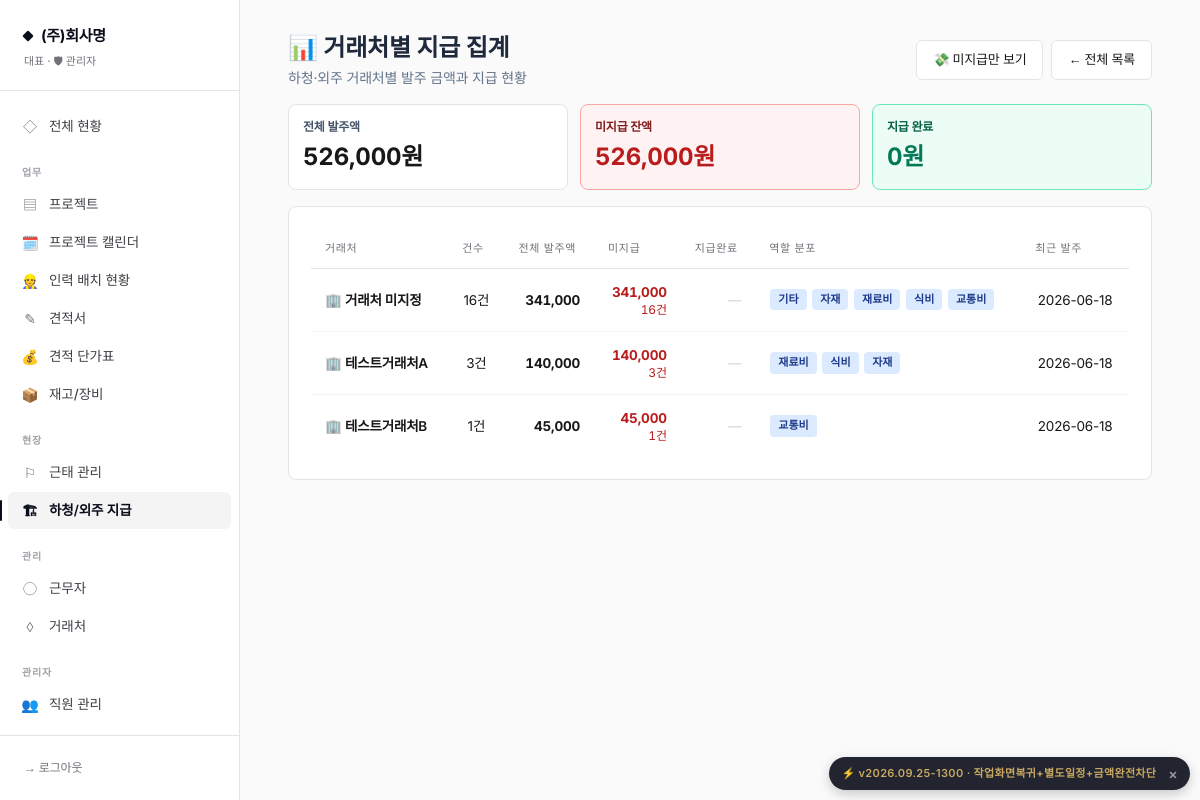
Page /expenses/by-vendor (signed in) on the committed database.
### database.py (models this page shows)
class CompanySettings(SQLModel, table=True):
    id: Optional[int] = Field(default=1, primary_key=True)
    company_name: str = ""           # 상호
    representative: str = ""          # 대표자명
    biz_number: str = ""              # 사업자등록번호
    biz_type: str = ""                # 업태
    biz_item: str = ""                # 종목
    phone: str = ""                   # 대표 전화
    fax: str = ""                     # 팩스
    email: str = ""                   # 이메일
    address: str = ""                 # 주소
    bank_account: str = ""            # 입금 계좌 (은행 + 계좌번호)
    logo_image: str = ""              # 로고 파일명
    stamp_image: str = ""             # 도장 파일명
    default_payment_terms: str = "세금계산서 발행 후 30일 이내 입금"
    default_delivery_terms: str = "발주일로부터 협의 후 결정"
    default_valid_days: int = 30      # 견적서 유효기간(일)
    quote_footer_notes: str = ""      # 견적서 하단 특기사항 기본값
    quote_theme: str = "classic"      # classic / charcoal / mustard
    quote_color_primary: str = ""     # 직접 지정 색상 (비우면 테마 기본값)
    quote_color_accent: str = ""
    quote_title_normal: str = "견  적  서"        # 납품용 견적서 제목
    quote_title_rental: str = "렌 탈 견 적 서"     # 렌탈용 견적서 제목
    quote_greeting: str = "아래와 같이 견적합니다."  # 인사문구
    quote_footer_message: str = ""                 # 견적서 하단 메시지 (감사문구 등)
    show_spec: bool = True            # 규격 컬럼
    show_unit: bool = True            # 단위 컬럼
    show_memo: bool = False           # 비고 컬럼
    show_bank_in_quote: bool = True   # 입금계좌 표시
    show_stamp_in_sign: bool = True   # 하단 서명란 도장
    show_logo: bool = True            # 로고 표시
    quote_font_scale: int = 100       # 100 = 기본, 110 = 1.1배 등
    quote_layout_json: str = ""
    equipment_prefixes_json: str = ""
    expense_migrated_subcontract: bool = True   # 신규 설치는 정리 대상 없음 → True

class User(SQLModel, table=True):
    id: Optional[int] = Field(default=None, primary_key=True)
    username: str = Field(unique=True, index=True)
    password_hash: str
    name: str
    role: str = "staff"  # admin / staff
    phone: str = ""
    is_active: bool = True
    permissions_json: str = "{}"
    employee_type: str = "정직원"  # 정직원 / 알바생 / 관리자 (정직원만 출퇴근 버튼 사용)
    worker_id: Optional[int] = Field(default=None, foreign_key="worker.id", index=True)
    created_at: datetime = Field(default_factory=datetime.utcnow)

class Expense(SQLModel, table=True):
    id: Optional[int] = Field(default=None, primary_key=True)
    project_id: int = Field(foreign_key="project.id", index=True)
    expense_date: date                  # 발주일 / 작업일
    category: str = "기타"
    vendor_id: Optional[int] = Field(default=None, foreign_key="vendor.id", index=True)
    vendor_name: str = ""               # 거래처명 캐시 (또는 직접 입력)
    description: str                    # 작업 내용 (예: "라인어레이 8통 + 오퍼레이터 1명")
    amount: int                         # 지급 총액 (공급가 + 부가세) — 실제 지급할 금액
    vat_mode: str = "supply"
    supply_amount: int = 0              # 공급가액 (부가세 제외)
    vat_amount: int = 0                 # 부가세액
    spec_detail: str = ""               # 여러 줄 자유 입력
    has_tax_invoice: bool = False       # 세금계산서 발행 여부
    payment_method: str = "계좌이체"     # 계좌이체/현금/카드
    receipt_image: str = ""             # 계약서·세금계산서 사진
    pay_status: str = "미지급"           # 미지급 / 지급완료 (기본값을 미지급으로!)
    pay_due_date: Optional[date] = None # 지급 예정일
    pay_date: Optional[date] = None     # 실제 지급 일자
    pay_memo: str = ""                  # 지급 메모 (예: "12/20 계좌이체 완료")
    has_evidence: bool = True
    tax_excluded_note: str = ""
    registered_by: Optional[int] = Field(default=None, foreign_key="user.id")
    created_at: datetime = Field(default_factory=datetime.utcnow)

class Vendor(SQLModel, table=True):
    id: Optional[int] = Field(default=None, primary_key=True)
    name: str = Field(index=True)
    contact_person: str = ""
    phone: str = ""
    email: str = ""
    address: str = ""
    vendor_type: str = "consumer"  # consumer(소비자) / dealer(대리점)
    biz_number: str = ""  # 사업자번호
    memo: str = ""
    created_at: datetime = Field(default_factory=datetime.utcnow)

### routes_expense.py (the view)
@router.get("/expenses/by-vendor", response_class=HTMLResponse)
def expenses_by_vendor(request: Request):
    user = _user(request)
    with Session(engine, expire_on_commit=False) as s:
        all_exp = s.exec(select(Expense)).all()
        vendors = {v.id: v for v in s.exec(select(Vendor)).all()}
        groups = {}
        for e in all_exp:
            vid = e.vendor_id or 0
            vname = (vendors[vid].name if vid in vendors
                     else (getattr(e, "vendor_name", "") or "거래처 미지정"))
            g = groups.setdefault(vid, {
                "vendor_id": vid, "vendor_name": vname,
                "count": 0, "total_amount": 0,
                "unpaid_count": 0, "unpaid_amount": 0,
                "paid_count": 0, "paid_amount": 0,
                "by_category": {},
                "latest_date": None,
            })
            amt = e.amount or 0
            cat = e.category or "기타"
            pay_st = getattr(e, "pay_status", "미지급") or "미지급"
            g["count"] += 1
            g["total_amount"] += amt
            g["by_category"][cat] = g["by_category"].get(cat, 0) + amt
            if pay_st == "미지급":
                g["unpaid_count"] += 1
                g["unpaid_amount"] += amt
            else:
                g["paid_count"] += 1
                g["paid_amount"] += amt
            if e.expense_date and (not g["latest_date"] or e.expense_date > g["latest_date"]):
                g["latest_date"] = e.expense_date
        rows = sorted(groups.values(), key=lambda x: x["total_amount"], reverse=True)
        grand_total = sum(r["total_amount"] for r in rows)
        grand_unpaid = sum(r["unpaid_amount"] for r in rows)
    return templates.TemplateResponse(request, "expenses_by_vendor.html", {
        "user": user, "rows": rows,
        "grand_total": grand_total, "grand_unpaid": grand_unpaid,
        "today": date.today(),
    })

### templates/expenses_by_vendor.html (shortened to what this page needs)
{% extends "base.html" %}
{% block content %}
<div class="flex items-center justify-between mb-4 flex-wrap gap-2">
  <div>
    <h1 class="text-2xl font-bold text-slate-800">📊 거래처별 지급 집계</h1>
    <p class="text-sm text-slate-500 mt-1">하청·외주 거래처별 발주 금액과 지급 현황</p>
  </div>
  <div class="flex gap-2">
    <a href="/expenses/unpaid" class="btn-secondary">💸 미지급만 보기</a>
    <a href="/expenses" class="btn-secondary">← 전체 목록</a>
  </div>
</div>
<div class="grid gap-3 mb-4" style="grid-template-columns: repeat(auto-fit, minmax(200px, 1fr));">
  <div class="card" style="padding:14px;">
    <div class="text-xs font-bold text-slate-600">전체 발주액</div>
    <div class="num font-bold mt-1" style="font-size:24px;">
      {% if request.state.can_view_sub %}{{ grand_total|money_sub }}원{% else %}—{% endif %}
    </div>
  </div>
  <div class="card" style="padding:14px; background:#FEF2F2; border-color:#FCA5A5;">
    <div class="text-xs font-bold" style="color:#7F1D1D;">미지급 잔액</div>
    <div class="num font-bold mt-1" style="font-size:24px; color:#B91C1C;">
      {% if request.state.can_view_sub %}{{ grand_unpaid|money_sub }}원{% else %}—{% endif %}
    </div>
  </div>
  <div class="card" style="padding:14px; background:#ECFDF5; border-color:#6EE7B7;">
    <div class="text-xs font-bold" style="color:#065F46;">지급 완료</div>
    <div class="num font-bold mt-1" style="font-size:24px; color:#047857;">
      {% if request.state.can_view_sub %}{{ (grand_total - grand_unpaid)|money_sub }}원{% else %}—{% endif %}
    </div>
  </div>
</div>
<div class="card overflow-x-auto">
  <table class="dt">
    <thead>
      <tr>
        <th>거래처</th>
        <th class="text-center">건수</th>
        <th class="text-right">전체 발주액</th>
        <th class="text-right">미지급</th>
        <th class="text-right">지급완료</th>
        <th class="mobile-hide">역할 분포</th>
        <th class="text-center">최근 발주</th>
      </tr>
    </thead>
    <tbody>
      {% for r in rows %}
      <tr>
        <td class="font-semibold">🏢 {{ r.vendor_name }}</td>
        <td class="text-center text-xs">{{ r.count }}건</td>
        <td class="text-right num font-bold">
          {% if request.state.can_view_sub %}{{ r.total_amount|money_sub }}{% else %}—{% endif %}
        </td>
        <td class="text-right num font-bold" style="color:#B91C1C;">
          {% if r.unpaid_amount %}
            {% if request.state.can_view_sub %}{{ r.unpaid_amount|money_sub }}{% else %}—{% endif %}
            <div class="text-xs" style="font-weight:400;">{{ r.unpaid_count }}건</div>
          {% else %}
          <span class="text-slate-300">—</span>
          {% endif %}
        </td>
        <td class="text-right num" style="color:#047857;">
          {% if r.paid_amount %}
            {% if request.state.can_view_sub %}{{ r.paid_amount|money_sub }}{% else %}—{% endif %}
            <div class="text-xs">{{ r.paid_count }}건</div>
          {% else %}
          <span class="text-slate-300">—</span>
          {% endif %}
        </td>
        <td class="mobile-hide text-xs">
          {% for cat, amt in r.by_category.items() %}
          <span class="badge badge-blue" style="margin:1px;">{{ cat }}</span>
          {% endfor %}
        </td>
        <td class="text-center text-xs">{{ r.latest_date or '—' }}</td>
      </tr>
      {% endfor %}
    </tbody>
  </table>
</div>
{% endblock %}

### templates/base.html (shortened to what this page needs)
{% set _asset_ver = 'v2026.09.25-1300' %}
<!doctype html>
<html lang="ko">
<head>
<link href="https://cdn.jsdelivr.net/gh/orioncactus/pretendard@v1.3.9/dist/web/static/pretendard.min.css" rel="stylesheet">
<script src="https://cdn.tailwindcss.com"></script>
</head>
<body class="min-h-screen">
{% if request.state.user %}
{% set path = request.url.path %}
<aside class="hidden md:flex md:flex-col fixed inset-y-0 left-0 w-60 sidebar">
  <div class="brand">
    <div class="brand-mark">{{ request.state.company.company_name if request.state.company and request.state.company.company_name else 'Settlement' }}</div>
    <div class="brand-sub">{{ request.state.user.name }} · {% if request.state.is_admin %}🛡 관리자{% else %}👤 직원{% endif %}</div>
  </div>
  {% set perms = request.state.perms or {} %}
  {% set is_admin = request.state.is_admin %}
  <nav class="flex-1 py-4 overflow-y-auto">
    <a href="/" class="nav-link {% if path == '/' %}active{% endif %}"><span class="icon">◇</span>전체 현황</a>
    <div class="nav-section">업무</div>
    {% if is_admin or perms.get('projects') %}
    <a href="/projects" class="nav-link {% if path.startswith('/project') and not path.startswith('/project-calendar') %}active{% endif %}"><span class="icon">▤</span>프로젝트</a>
    <a href="/project-calendar" class="nav-link {% if path.startswith('/project-calendar') %}active{% endif %}"><span class="icon">🗓️</span>프로젝트 캘린더</a>
    <a href="/staffing" class="nav-link {% if path.startswith('/staffing') %}active{% endif %}"><span class="icon">👷</span>인력 배치 현황</a>
    {% endif %}
    {% if is_admin or perms.get('quotes') %}
    <a href="/quotes" class="nav-link {% if path.startswith('/quote') %}active{% endif %}"><span class="icon">✎</span>견적서</a>
    {% endif %}
    {% if is_admin or perms.get('products') %}
    <a href="/products" class="nav-link {% if path.startswith('/product') or path.startswith('/item') %}active{% endif %}"><span class="icon">💰</span>견적 단가표</a>
    <a href="/inventory" class="nav-link {% if path.startswith('/inventory') or path.startswith('/equipment') %}active{% endif %}"><span class="icon">📦</span>재고/장비</a>
    {% endif %}
    <div class="nav-section">현장</div>
    {% if is_admin or perms.get('attendance') %}
    <a href="/attendance" class="nav-link {% if path.startswith('/attendance') %}active{% endif %}"><span class="icon">⚐</span>근태 관리</a>
    {% endif %}
    {% if is_admin or perms.get('expenses') %}
    <a href="/expenses" class="nav-link {% if path.startswith('/expense') %}active{% endif %}"><span class="icon">🏗</span>하청/외주 지급</a>
    {% endif %}
    {% if is_admin or perms.get('workers') or perms.get('vendors') %}
    <div class="nav-section">관리</div>
    {% if is_admin or perms.get('workers') %}
    <a href="/workers" class="nav-link {% if path.startswith('/worker') %}active{% endif %}"><span class="icon">◯</span>근무자</a>
    {% endif %}
    {% if is_admin or perms.get('vendors') %}
    <a href="/vendors" class="nav-link {% if path.startswith('/vendor') %}active{% endif %}"><span class="icon">◊</span>거래처</a>
    {% endif %}
    {% endif %}
    {% if is_admin %}
    <div class="nav-section">관리자</div>
    <a href="/employees" class="nav-link {% if path.startswith('/employee') %}active{% endif %}"><span class="icon">👥</span>직원 관리</a>
    <a href="/settings" class="nav-link {% if path.startswith('/settings') %}active{% endif %}"><span class="icon">⚙</span>회사 설정</a>
    {% endif %}
  </nav>
  <div class="px-3 py-4 border-t" style="border-color: var(--line);">
    <a href="/logout" class="block px-3 py-2 text-xs font-medium" style="color: var(--ink-4);">→ 로그아웃</a>
  </div>
</aside>
<main class="md:ml-60 px-5 md:px-12 py-8 pb-24 md:pb-12 max-w-[1400px]">
  {% block content %}{% endblock %}
</main>
{% else %}
<main>{% block content_nologin %}{% endblock %}</main>
{% endif %}
{% set _current_version = 'v2026.09.25-1300' %}
<div id="deploy-version-badge" title="배포 버전 — 클릭하면 이 버전 안내를 다시 표시하지 않습니다"
     data-version="{{ _current_version }}"
     style="display:none; position:fixed; right:10px; bottom:10px; z-index:9990;
            background:rgba(10,14,26,0.9); color:#C9A961;
            padding:6px 12px; border-radius:999px;
            font-size:11px; font-weight:600; letter-spacing:0.03em;
            font-family:'Inter', monospace; cursor:pointer;
            box-shadow:0 4px 12px rgba(0,0,0,0.2);
            display:flex; align-items:center; gap:8px;">
  <span>⚡ {{ _current_version }} · 작업화면복귀+별도일정+금액완전차단</span>
  <span style="font-size:14px; color:#999; padding-left:4px;">×</span>
</div>
</body>
</html>

### rows in the picture
CompanySettings: state.company "(주)회사명"
User: state.user.name "대표"
Expense: category "기타", expense_date "2026-06-18"
Expense: category "자재"
Expense: category "재료비"
Expense: category "식비"
Expense: category "교통비"
Vendor: vendor_name "테스트거래처A", count "3", total_amount "140,000", unpaid_amount "140,000", unpaid_count "3", expense_date "2026-06-18"
Expense: category "재료비"
Expense: category "식비"
Expense: category "자재"
Vendor: vendor_name "테스트거래처B", count "1", total_amount "45,000", unpaid_amount "45,000", unpaid_count "1", expense_date "2026-06-18"
Expense: category "교통비"

### other values in the picture
{{ grand_total|money_sub }} "526,000"
{{ grand_unpaid|money_sub }} "526,000"
{{ (grand_total - grand_unpaid)|money_sub }} "0"
{{ r.vendor_name }} "거래처 미지정"
{{ r.count }} "16"
{{ r.total_amount|money_sub }} "341,000"
{{ r.unpaid_amount|money_sub }} "341,000"
{{ r.unpaid_count }} "16"
{{ _current_version }} "v2026.09.25-1300"
